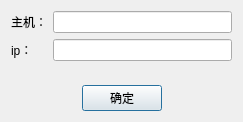
<?xml version="1.0" encoding="UTF-8"?>
<ui version="4.0">
 <class>AddIpInfoDialog</class>
 <widget class="QDialog" name="AddIpInfoDialog">
  <property name="geometry">
   <rect>
    <x>0</x>
    <y>0</y>
    <width>243</width>
    <height>122</height>
   </rect>
  </property>
  <property name="windowTitle">
   <string>新增ip信息</string>
  </property>
  <layout class="QVBoxLayout" name="verticalLayout">
   <item>
    <layout class="QFormLayout" name="formLayout">
     <item row="0" column="0">
      <widget class="QLabel" name="label">
       <property name="text">
        <string>主机：</string>
       </property>
      </widget>
     </item>
     <item row="0" column="1">
      <widget class="QLineEdit" name="lineEditHost"/>
     </item>
     <item row="1" column="0">
      <widget class="QLabel" name="label_2">
       <property name="text">
        <string>ip：</string>
       </property>
      </widget>
     </item>
     <item row="1" column="1">
      <widget class="QLineEdit" name="lineEditIp"/>
     </item>
    </layout>
   </item>
   <item>
    <layout class="QHBoxLayout" name="horizontalLayout">
     <item>
      <spacer name="horizontalSpacer">
       <property name="orientation">
        <enum>Qt::Horizontal</enum>
       </property>
       <property name="sizeHint" stdset="0">
        <size>
         <width>40</width>
         <height>20</height>
        </size>
       </property>
      </spacer>
     </item>
     <item>
      <widget class="QPushButton" name="btnOK">
       <property name="text">
        <string>确定</string>
       </property>
      </widget>
     </item>
     <item>
      <spacer name="horizontalSpacer_2">
       <property name="orientation">
        <enum>Qt::Horizontal</enum>
       </property>
       <property name="sizeHint" stdset="0">
        <size>
         <width>40</width>
         <height>20</height>
        </size>
       </property>
      </spacer>
     </item>
    </layout>
   </item>
  </layout>
 </widget>
 <resources/>
 <connections/>
</ui>
